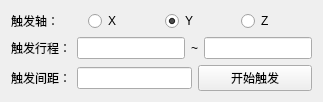
        <widget class="QWidget" name="page_xyzCeju">
         <attribute name="title">
          <string>测距</string>
         </attribute>
         <layout class="QVBoxLayout" name="verticalLayout_22">
          <item>
           <layout class="QHBoxLayout" name="horizontalLayout_12">
            <item>
             <widget class="QLabel" name="label_5">
              <property name="text">
               <string>触发轴：</string>
              </property>
             </widget>
            </item>
            <item>
             <widget class="QRadioButton" name="rbtn_TriggerX">
              <property name="text">
               <string>X</string>
              </property>
              <property name="checked">
               <bool>false</bool>
              </property>
             </widget>
            </item>
            <item>
             <widget class="QRadioButton" name="rbtn_TriggerY">
              <property name="text">
               <string>Y</string>
              </property>
              <property name="checked">
               <bool>true</bool>
              </property>
             </widget>
            </item>
            <item>
             <widget class="QRadioButton" name="rbtn_TriggerZ">
              <property name="text">
               <string>Z</string>
              </property>
              <property name="checked">
               <bool>false</bool>
              </property>
             </widget>
            </item>
           </layout>
          </item>
          <item>
           <layout class="QHBoxLayout" name="horizontalLayout_11">
            <item>
             <widget class="QLabel" name="label_8">
              <property name="text">
               <string>触发行程：</string>
              </property>
             </widget>
            </item>
            <item>
             <widget class="QLineEdit" name="ledit_TriggerStPos"/>
            </item>
            <item>
             <widget class="QLabel" name="label_9">
              <property name="text">
               <string>~</string>
              </property>
              <property name="alignment">
               <set>Qt::AlignCenter</set>
              </property>
             </widget>
            </item>
            <item>
             <widget class="QLineEdit" name="ledit_TriggerEdPos"/>
            </item>
           </layout>
          </item>
          <item>
           <layout class="QHBoxLayout" name="horizontalLayout_10" stretch="1,2,2">
            <item>
             <widget class="QLabel" name="label_6">
              <property name="text">
               <string>触发间距：</string>
              </property>
             </widget>
            </item>
            <item>
             <widget class="QLineEdit" name="ledit_TriggerDistance"/>
            </item>
            <item>
             <widget class="QPushButton" name="pbtn_TriggerStart">
              <property name="text">
               <string>开始触发</string>
              </property>
             </widget>
            </item>
           </layout>
          </item>
         </layout>
        </widget>
